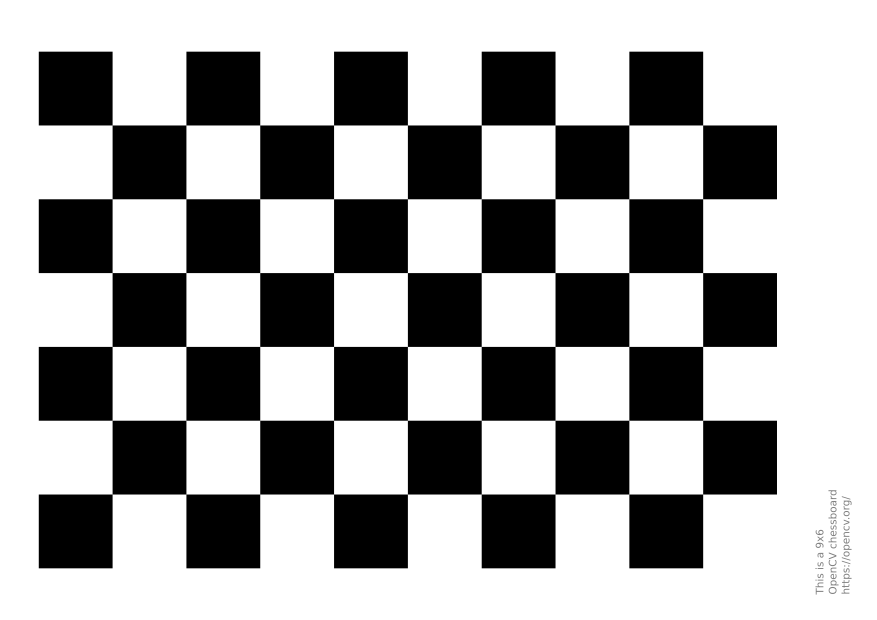
#> input picture CODE_AVEC_CORECTIF/pattern.png, 1754 x 1240 px, given in place of the camera (shown at 1/2 size)
$ python Affichage.py
#> lines starting #> are read from the running program, lines starting #| are printed output that depends on the picture; after the words box and inside, x2 and y2 are one past the last pixel; in counts of white or black regions, pixels touching at a corner belong together
### CODE_SANS_CORRECTIF/Plateau.py
import cv2
import numpy as np
import Camera

def biggestContour(contours):
    biggest = np.array([])
    max_area = 0
    for i in contours:
        area = cv2.contourArea(i)
        if area > 5000:
            peri = cv2.arcLength(i, True)
            approx = cv2.approxPolyDP(i, 0.02 * peri, True)
            if area > max_area and len(approx) == 4:
                biggest = approx
                max_area = area
    return biggest,max_area

#Dessine un rectangle
def drawRectangle(img,biggest,thickness):
    cv2.line(img, (biggest[0][0][0], biggest[0][0][1]), (biggest[1][0][0], biggest[1][0][1]), (0, 255, 0), thickness)
    cv2.line(img, (biggest[0][0][0], biggest[0][0][1]), (biggest[2][0][0], biggest[2][0][1]), (0, 255, 0), thickness)
    cv2.line(img, (biggest[3][0][0], biggest[3][0][1]), (biggest[2][0][0], biggest[2][0][1]), (0, 255, 0), thickness)
    cv2.line(img, (biggest[3][0][0], biggest[3][0][1]), (biggest[1][0][0], biggest[1][0][1]), (0, 255, 0), thickness)

    return img

def Dim_Plateau(imgCanny, pixels_cm):
    contours, _ = cv2.findContours(imgCanny, cv2.RETR_EXTERNAL, cv2.CHAIN_APPROX_SIMPLE)

    biggest = np.array([])
    max_area = 0
    dimensions_cm = None

    for c in contours:
        area = cv2.contourArea(c)
        if area > 5000:

            peri = cv2.arcLength(c, True)
            approx = cv2.approxPolyDP(c, 0.02 * peri, True)

            if len(approx) == 4 and area > max_area:
                biggest = approx
                max_area = area
                x, y, w, h = cv2.boundingRect(biggest)
                print(w, h)
                width_cm = round(w / pixels_cm, 2)
                height_cm = round(h / pixels_cm, 2)
                dimensions_cm = (x, y, width_cm, height_cm)


    if biggest.size != 0 and dimensions_cm is not None:
        return biggest, dimensions_cm
    else:
        return np.array([]), None

### CODE_SANS_CORRECTIF/Camera.py
import cv2
import numpy as np

def get_camera():
    return cv2.VideoCapture(0)

#Mets tout dans une fenêtre et est super utile pour le deboguage
def stockImg(imgArray,scale,lables=[]):
    rows = len(imgArray)
    cols = len(imgArray[0])
    rowsAvailable = isinstance(imgArray[0], list)
    width = imgArray[0][0].shape[1]
    height = imgArray[0][0].shape[0]
    if rowsAvailable:
        for x in range ( 0, rows):
            for y in range(0, cols):
                imgArray[x][y] = cv2.resize(imgArray[x][y], (0, 0), None, scale, scale)
                if len(imgArray[x][y].shape) == 2: imgArray[x][y]= cv2.cvtColor( imgArray[x][y], cv2.COLOR_GRAY2BGR)
        imageBlank = np.zeros((height, width, 3), np.uint8)
        hor = [imageBlank]*rows
        hor_con = [imageBlank]*rows
        for x in range(0, rows):
            hor[x] = np.hstack(imgArray[x])
            hor_con[x] = np.concatenate(imgArray[x])
        ver = np.vstack(hor)
        ver_con = np.concatenate(hor)
    else:
        for x in range(0, rows):
            imgArray[x] = cv2.resize(imgArray[x], (0, 0), None, scale, scale)
            if len(imgArray[x].shape) == 2: imgArray[x] = cv2.cvtColor(imgArray[x], cv2.COLOR_GRAY2BGR)
        hor= np.hstack(imgArray)
        hor_con= np.concatenate(imgArray)
        ver = hor
    if len(lables) != 0:
        eachImgWidth= int(ver.shape[1] / cols)
        eachImgHeight = int(ver.shape[0] / rows)
        print(eachImgHeight)
        for d in range(0, rows):
            for c in range (0,cols):
                cv2.rectangle(ver,(c*eachImgWidth,eachImgHeight*d),(c*eachImgWidth+len(lables[d])*13+27,30+eachImgHeight*d),(255,255,255),cv2.FILLED)
                cv2.putText(ver,lables[d][c],(eachImgWidth*c+10,eachImgHeight*d+20),cv2.FONT_HERSHEY_COMPLEX,0.7,(255,0,255),2)
    return ver

#ultra important pour l'affichage Warp ( pour mener à bien son affichage)
def reorder(myPoints):

    myPoints = myPoints.reshape((4, 2))
    myPointsNew = np.zeros((4, 1, 2), dtype=np.int32)
    add = myPoints.sum(1)

    myPointsNew[0] = myPoints[np.argmin(add)]
    myPointsNew[3] =myPoints[np.argmax(add)]
    diff = np.diff(myPoints, axis=1)
    myPointsNew[1] =myPoints[np.argmin(diff)]
    myPointsNew[2] = myPoints[np.argmax(diff)]

    return myPointsNew

### CODE_SANS_CORRECTIF/Filament.py
import cv2
import numpy as np

def detecter_filament(image, pixels_cm_warped):
    gray = cv2.cvtColor(image, cv2.COLOR_BGR2GRAY)
    blurred = cv2.GaussianBlur(gray, (5, 5), 1)
    thresh = cv2.adaptiveThreshold(blurred, 255,
                                   cv2.ADAPTIVE_THRESH_GAUSSIAN_C,
                                   cv2.THRESH_BINARY_INV, 11, 2)
    contours, _ = cv2.findContours(thresh, cv2.RETR_EXTERNAL, cv2.CHAIN_APPROX_SIMPLE)
    meilleur_contour = None
    meilleur_diametre_cm = 0

    for cnt in contours:
        area = cv2.contourArea(cnt)
        if area < 50 or area > 3000:
            continue

        rect = cv2.minAreaRect(cnt)
        (center), (w, h), angle = rect
        diam_px = min(w, h)  # Le plus petit côté du rectangle englobant => épaisseur
        diam_cm = diam_px / (pixels_cm_warped * 1.89)

        if diam_cm > meilleur_diametre_cm:
            meilleur_diametre_cm = diam_cm
            meilleur_contour = cnt

    if meilleur_contour is not None:
        return meilleur_contour, meilleur_diametre_cm

    return None

### CODE_SANS_CORRECTIF/Parametre.py
import cv2
import numpy as np

width, height = 640, 480
width_Plat, height_Plat= 32, 30.5
pixels_cm =  9.92946
pixels_cm_warped_x = width / width_Plat
pixels_cm_warped_y = height / height_Plat
pixels_cm_warped = (pixels_cm_warped_x + pixels_cm_warped_y) / 2

#Permet de faire des changements de valeurs de trackbars
def initializeTrackbars(intialTracbarVals=0):
    cv2.namedWindow("Trackbars")
    cv2.resizeWindow("Trackbars", 360, 240)
    cv2.createTrackbar("Threshold1", "Trackbars", 20, 255, nothing)
    cv2.createTrackbar("Threshold2", "Trackbars", 20, 255, nothing)

def valTrackbars():
    Threshold1 = cv2.getTrackbarPos("Threshold1", "Trackbars")
    Threshold2 = cv2.getTrackbarPos("Threshold2", "Trackbars")
    src = Threshold1,Threshold2
    return src

# [6 lines left out: function imgWarpColored, not called in this run]

def nothing(x):
    pass

### CODE_SANS_CORRECTIF/Affichage.py
import cv2
import numpy as np
import Camera
import Parametre
import Plateau
import Filament

cap = Camera.get_camera()
#pixels_cm =  21.5
initial_trackbar_vals = [102, 80, 20, 214]
count = 0
Parametre.initializeTrackbars(initial_trackbar_vals)

while True:
    success, img = cap.read()
#> img is the input picture: shape (1240, 1754, 3); min 0, max 255, mean 165.4
    if not success:
        print("Erreur")
        break

    img = cv2.resize(img, (Parametre.width, Parametre.height))
#> img: shape (480, 640, 3)

    #Créer une image vide pour debuguage
    imgBlank = np.zeros((Parametre.height, Parametre.width, 3), np.uint8)

    #Niveaux de gris, flou
    imgGray = cv2.cvtColor(img, cv2.COLOR_BGR2GRAY)
    imgBlur = cv2.GaussianBlur(imgGray, (5, 5), 1)

    #Création des 2 thresholds
    thres = Parametre.valTrackbars()
    imgThreshold = cv2.Canny(imgBlur,thres[0],thres[1])
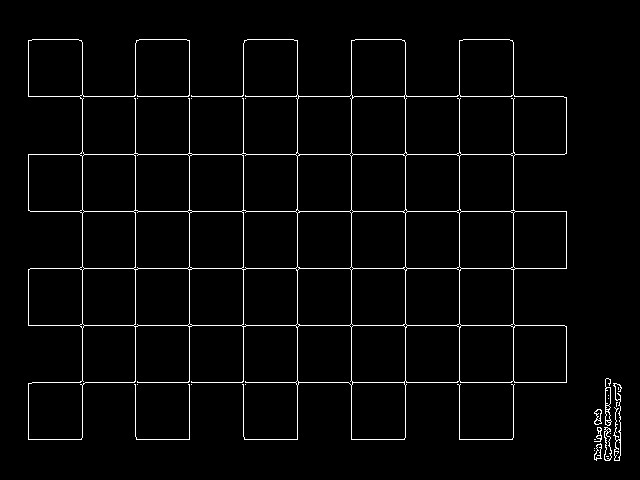
#> imgThreshold: shape (480, 640); 2.7% white in thin lines or dots, all inside (x1, y1, x2, y2) = (28, 39, 622, 461)

    #Création matrice pour Dilatation/Erosion
    kernel = np.ones((5, 5))
    imgDial = cv2.dilate(imgThreshold, kernel, iterations=2)
#> imgDial: shape (480, 640); 22.3% white; 2 white regions, box (x1, y1, x2, y2) and area: (24, 35, 571, 444) 65877, (590, 374, 626, 465) 2767
    imgThreshold = cv2.erode(imgDial, kernel, iterations=1)
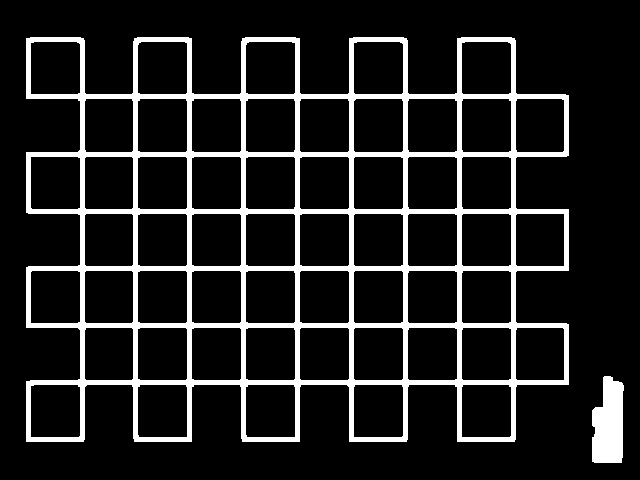
#> imgThreshold: shape (480, 640); 13.1% white; 2 white regions

    #Trouver les contours grâce avec des copies de l'image principale
    imgContours = img.copy()
    imgBigContour = img.copy()


    # Lecture des valeurs trackbar
    contours, _ = cv2.findContours(imgThreshold, cv2.RETR_EXTERNAL, cv2.CHAIN_APPROX_SIMPLE)
#> contours = 2 contours; box (x1, y1, x2, y2) and area: (26, 37, 569, 442) 176002, (592, 376, 624, 463) 2150
    biggest, _ = Plateau.biggestContour(contours)
#> the loop in biggestContour, `for i in contours:` made 2 passes
#> (area, peri, biggest, max_area) on pass 2: (176002, 3289.6, [[26, 38], [26, 441], [568, 384], [514, 38]], 176002)
#> area on pass 1: 2150.5
#> after the loop in biggestContour, `for i in contours:`: max_area = 176002
#> biggest = [[26, 38], [26, 441], [568, 384], [514, 38]]

    #Envoi l'image avec les contours haut et bas défini vers la fonction "Dim_Plateau", qui va pouvoir la traiter
    DimensionPlateau, dimensions_cm = Plateau.Dim_Plateau(imgThreshold, Parametre.pixels_cm)
#> the loop in Dim_Plateau, `for c in contours:` made 2 passes
#> (area, peri, biggest, max_area, x, y, w, h) on pass 2: (176002, 3289.6, [[26, 38], [26, 441], [568, 384], [514, 38]], 176002, 26, 38, 543, 404)
#| 543 404
#> after the loop in Dim_Plateau, `for c in contours:`: h = 404; height_cm = 40.69; max_area = 176002; w = 543; width_cm = 54.69; x = 26; y = 38
#> DimensionPlateau = [[26, 38], [26, 441], [568, 384], [514, 38]]; dimensions_cm = (26, 38, 54.69, 40.69)

    imgPlateauOnly = np.zeros_like(img)

    if biggest.size != 0:

        #Permet le bon affichage dans l'affichage de warp en réorganisant les points
        biggest = Camera.reorder(biggest)
#> in reorder, `myPoints = myPoints.reshape((4, 2))`: myPoints = [[26, 38], [26, 441], [568, 384], [514, 38]]
#> in reorder, `add = myPoints.sum(1)`: add = [64, 467, 952, 552]
#> in reorder, `diff = np.diff(myPoints, axis=1)`: diff = [12, 415, -184, -476]
#> biggest = [[26, 38], [514, 38], [26, 441], [568, 384]]
        cv2.drawContours(imgBigContour, biggest, -1, (0, 255, 0), 3)
#> imgBigContour: shape (480, 640, 3); mean B, G, R 165.4, 165.4, 165.4
        imgBigContour = Plateau.drawRectangle(imgBigContour,biggest,2)

        #engendre des points pour les warps
        pts1 = np.float32(biggest)
#> pts1 = [[26, 38], [514, 38], [26, 441], [568, 384]]
        pts2 = np.float32([[0, 0],[Parametre.width, 0], [0, Parametre.height],[Parametre.width, Parametre.height]])
        matrix = cv2.getPerspectiveTransform(pts1, pts2)
#> matrix = [[1.15, 3.15e-18, -29.92], [-1.13e-16, 1.35, -51.37], [-0.000262, 0.000322, 1]]
        imgWarpColored = cv2.warpPerspective(img, matrix, (Parametre.width, Parametre.height))

        #REMOVE 20 PIXELS FORM EACH SIDE
        imgWarpColored = imgWarpColored[5:imgWarpColored.shape[0] - 5, 5:imgWarpColored.shape[1] - 5]
#> imgWarpColored: shape (470, 630, 3)
        imgWarpColored = cv2.resize(imgWarpColored,(Parametre.width, Parametre.height))
#> imgWarpColored: shape (480, 640, 3)
        #facteur_conversion_px_mm = Utilitaire.pixels_cm * 10  # 1 cm = 10 mm
        resultat_filament = Filament.detecter_filament(imgWarpColored, Parametre.pixels_cm_warped)
#> in detecter_filament, `thresh = cv2.adaptiveThreshold(blurred, 255, cv2.ADAPTIVE_THRESH_GAUSS..`:
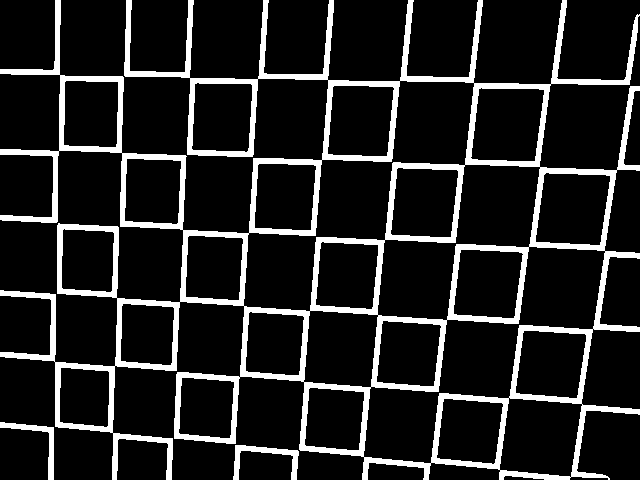
#> thresh: shape (480, 640); 13.7% white; 3 white regions
#> in detecter_filament, `contours, _ = cv2.findContours(thresh, cv2.RETR_EXTERNAL, cv2.CHAIN_AP..`: contours = 3 contours; box (x1, y1, x2, y2) and area: (0, 0, 640, 480) 162361, (233, 445, 299, 480) 536, (0, 422, 54, 480) 453
#> the loop in detecter_filament, `for cnt in contours:` made 3 passes
#> (area, center, w, h, angle, diam_px, diam_cm, meilleur_diametre_cm) on passes 1 to 2: (536.5, (265.6, 463.7), 34.7, 63.51, -86.31, 34.7, 1.03, 1.03), (453, (26.5, 450.5), 57, 53, -90, 53, 1.57, 1.57)
#> area on pass 3: 162361
#> after the loop in detecter_filament, `for cnt in contours:`: meilleur_contour = contour of 27 points, box (x1, y1, x2, y2) (0, 422, 54, 480), area 453; meilleur_diametre_cm = 1.57
#> resultat_filament = 2 items, first 2: contour of 27 points, box (x1, y1, x2, y2) (0, 422, 54, 480), area 453, 1.57

        if resultat_filament:
            contour, diam_cm = resultat_filament
#> contour has the same summary as meilleur_contour in detecter_filament; diam_cm = 1.57

            # Dessin des contours
            cv2.drawContours(imgWarpColored, [contour], -1, (0, 0, 255), 2)

            # Trouver un point de référence pour afficher le texte (ici centre approx.)
            M = cv2.moments(contour)
#> M = moments, m00 453, centre m10/m00, m01/m00 = (37.92, 440.8)
        if M["m00"] != 0:
            cx = int(M["m10"] / M["m00"])
#> cx = 37
            cy = int(M["m01"] / M["m00"])
#> cy = 440
        else:
            cx, cy = 50, 50  # fallback

        # Affichage du diamètre estimé
        cv2.putText(imgWarpColored, f"{diam_cm:.2f} cm",
                (cx - 35, cy + 45),
                cv2.FONT_HERSHEY_SIMPLEX, 0.5, (255, 0, 255), 2)
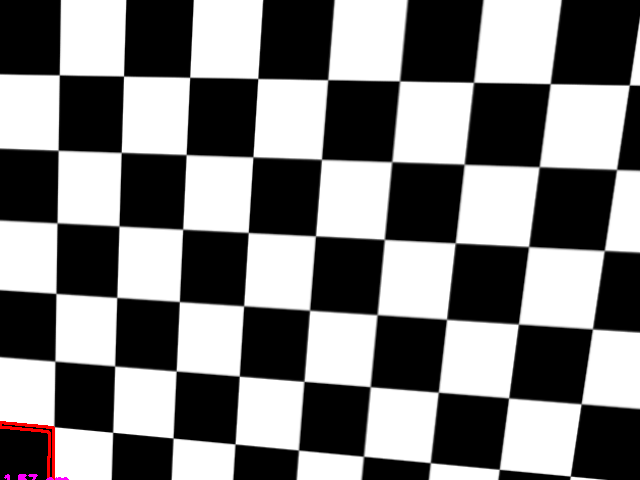
#> imgWarpColored: shape (480, 640, 3); mean B, G, R 125.5, 125.4, 126.1

        # APPLY ADAPTIVE THRESHOLD
        imgWarpGray = cv2.cvtColor(imgWarpColored,cv2.COLOR_BGR2GRAY)
        imgWarpGray = cv2.GaussianBlur(imgWarpGray, (5, 5), 0)
        imgAdaptiveThre= cv2.adaptiveThreshold(imgWarpGray, 255, 1, 1, 7, 2)
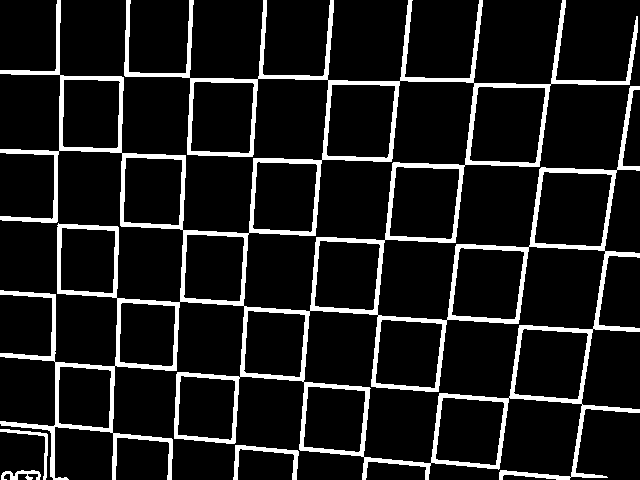
#> imgAdaptiveThre: shape (480, 640); 11.2% white; 4 white regions, box (x1, y1, x2, y2) and area: (0, 0, 640, 480) 33345, (233, 445, 299, 480) 529, (0, 429, 48, 480) 293, (1, 470, 41, 480) 217
        imgAdaptiveThre = cv2.bitwise_not(imgAdaptiveThre)
        imgAdaptiveThre=cv2.medianBlur(imgAdaptiveThre,3)
#> imgAdaptiveThre: shape (480, 640); 88.8% white; 6 black regions
        contours, _ = cv2.findContours(imgAdaptiveThre, cv2.RETR_EXTERNAL, cv2.CHAIN_APPROX_SIMPLE)
#> contours = 20 contours; largest, box (x1, y1, x2, y2) and area: (0, 0, 640, 480) 252001, (405, 0, 479, 78) 4954, (263, 0, 330, 76) 4510, (129, 0, 189, 73) 4107, (570, 409, 640, 480) 3870
        min_area = 1      # Trop petit = bruit
        max_area = 5   # Trop grand = plusieurs objets collés ?

        # Image Array for Display
        imageArray = ([img,imgContours],
            [imgWarpColored, imgAdaptiveThre])

    else:
        imageArray = ([img,imgContours],
                      [imgBlank, imgBlank])

    #Detecte s'il y a un contour
    if DimensionPlateau.size !=0 and (dimensions_cm is not None):

        #Dessine les contours
        cv2.drawContours(imgContours, [DimensionPlateau], -1, (0, 255, 0), 3)
        x, y, w, h = dimensions_cm
#> x = 26; y = 38; w = 54.69; h = 40.69
        width_cm = w
#> width_cm = 54.69
        height_cm = h
#> height_cm = 40.69

        #Affiche les dimensions du plateau
        text = f"Largeur: {width_cm:.2f} cm, Hauteur: {height_cm:.2f} cm"
#> text = 'Largeur: 54.69 cm, Hauteur: 40.69 cm'
        text_position = (int(x), int(y + h + 275))
#> text_position = (26, 353)
        cv2.putText(imgContours, text, text_position, cv2.FONT_HERSHEY_SIMPLEX, 0.6, (0, 255, 0), 2, cv2.LINE_AA)
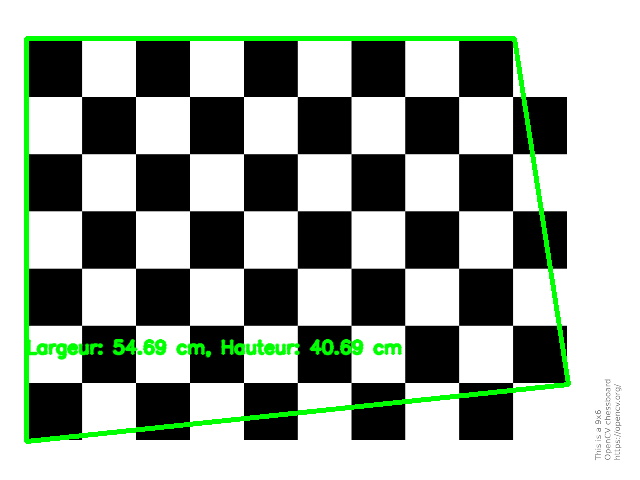
#> imgContours: shape (480, 640, 3); mean B, G, R 158.8, 168.5, 158.8
    else:
        #Si il ne trouve pas de contours
        print("Pas de contours détecter")

    # LABELS FOR DISPLAY
    labels = [["Original","Contours"],
              ["Warp Prespective","Adaptive Threshold"]]

    stackedImage = Camera.stockImg(imageArray,0.75,labels)
#> in stockImg, `rows = len(imgArray)`: rows = 2
#> in stockImg, `rowsAvailable = isinstance(imgArray[0], list)`: rowsAvailable = True
#> in stockImg, `hor = [imageBlank]*rows`: hor = 2 items
#> in stockImg, `eachImgWidth= int(ver.shape[1] / cols)`: eachImgWidth = 480
#> in stockImg, `eachImgHeight = int(ver.shape[0] / rows)`: eachImgHeight = 360
#| 360
#> after the loop in stockImg, `for d in range(0, rows):`:
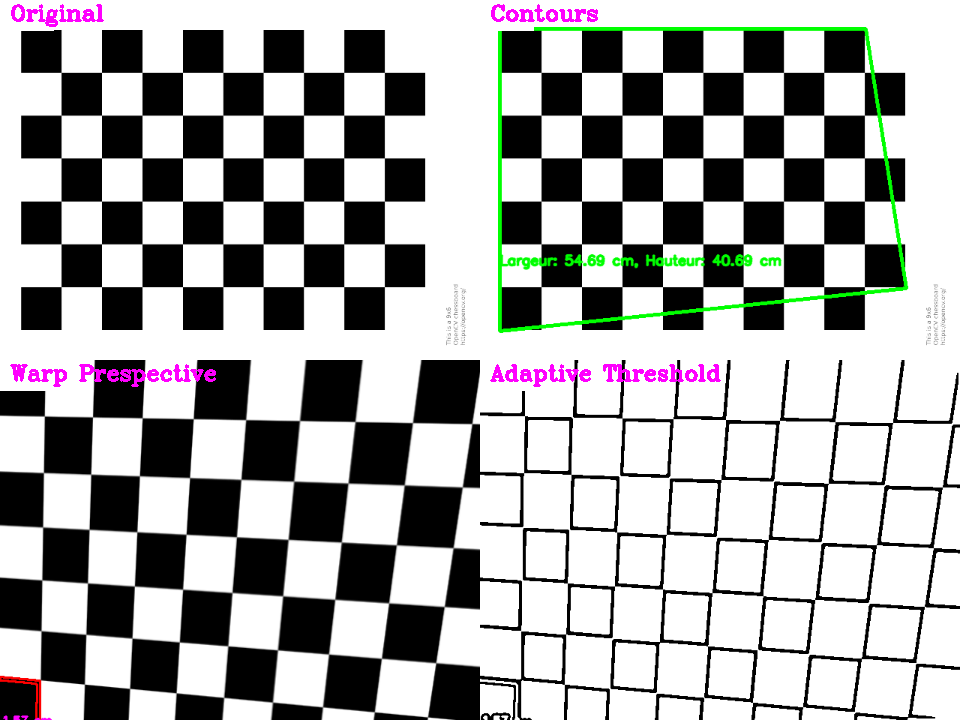
#> ver: shape (720, 960, 3); mean of channels 0, 1, 2 169.9, 170.3, 170; drawn as B, G, R
    cv2.imshow("Result",stackedImage)

    # SAVE IMAGE WHEN 's' key is pressed
    if cv2.waitKey(1) & 0xFF == ord('s'):
#> (key Esc is pressed here)
        cv2.imwrite("Scanned/myImage"+str(count)+".jpg",imgWarpColored)
        cv2.rectangle(stackedImage, ((int(stackedImage.shape[1] / 2) - 230), int(stackedImage.shape[0] / 2) + 50),
                      (1100, 350), (0, 255, 0), cv2.FILLED)
        cv2.putText(stackedImage, "Scan Saved", (int(stackedImage.shape[1] / 2) - 200, int(stackedImage.shape[0] / 2)),
                    cv2.FONT_HERSHEY_DUPLEX, 3, (0, 0, 255), 5, cv2.LINE_AA)
        cv2.imshow('Result', stackedImage)
        cv2.waitKey(300)
        count += 1

    key = cv2.waitKey(1)
#> (key Esc is pressed here)
    if key == 27:  #Code ASCII de 'Échap'
        break

cap.release()
cv2.destroyAllWindows()
